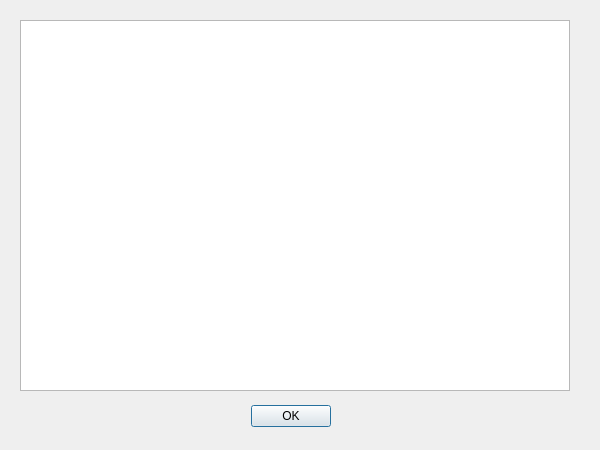
<?xml version="1.0" encoding="UTF-8"?>
<ui version="4.0">
 <class>Help</class>
 <widget class="QDialog" name="Help">
  <property name="geometry">
   <rect>
    <x>0</x>
    <y>0</y>
    <width>600</width>
    <height>450</height>
   </rect>
  </property>
  <property name="minimumSize">
   <size>
    <width>600</width>
    <height>450</height>
   </size>
  </property>
  <property name="maximumSize">
   <size>
    <width>600</width>
    <height>450</height>
   </size>
  </property>
  <property name="windowTitle">
   <string>Help</string>
  </property>
  <widget class="QDialogButtonBox" name="okButtonBox">
   <property name="geometry">
    <rect>
     <x>250</x>
     <y>400</y>
     <width>81</width>
     <height>32</height>
    </rect>
   </property>
   <property name="orientation">
    <enum>Qt::Horizontal</enum>
   </property>
   <property name="standardButtons">
    <set>QDialogButtonBox::Ok</set>
   </property>
  </widget>
  <widget class="QTextBrowser" name="textBrowser">
   <property name="geometry">
    <rect>
     <x>20</x>
     <y>20</y>
     <width>550</width>
     <height>371</height>
    </rect>
   </property>
   <property name="minimumSize">
    <size>
     <width>550</width>
     <height>0</height>
    </size>
   </property>
   <property name="maximumSize">
    <size>
     <width>550</width>
     <height>16777215</height>
    </size>
   </property>
  </widget>
 </widget>
 <resources/>
 <connections>
  <connection>
   <sender>okButtonBox</sender>
   <signal>accepted()</signal>
   <receiver>Help</receiver>
   <slot>accept()</slot>
   <hints>
    <hint type="sourcelabel">
     <x>248</x>
     <y>254</y>
    </hint>
    <hint type="destinationlabel">
     <x>157</x>
     <y>274</y>
    </hint>
   </hints>
  </connection>
  <connection>
   <sender>okButtonBox</sender>
   <signal>rejected()</signal>
   <receiver>Help</receiver>
   <slot>reject()</slot>
   <hints>
    <hint type="sourcelabel">
     <x>316</x>
     <y>260</y>
    </hint>
    <hint type="destinationlabel">
     <x>286</x>
     <y>274</y>
    </hint>
   </hints>
  </connection>
 </connections>
</ui>
